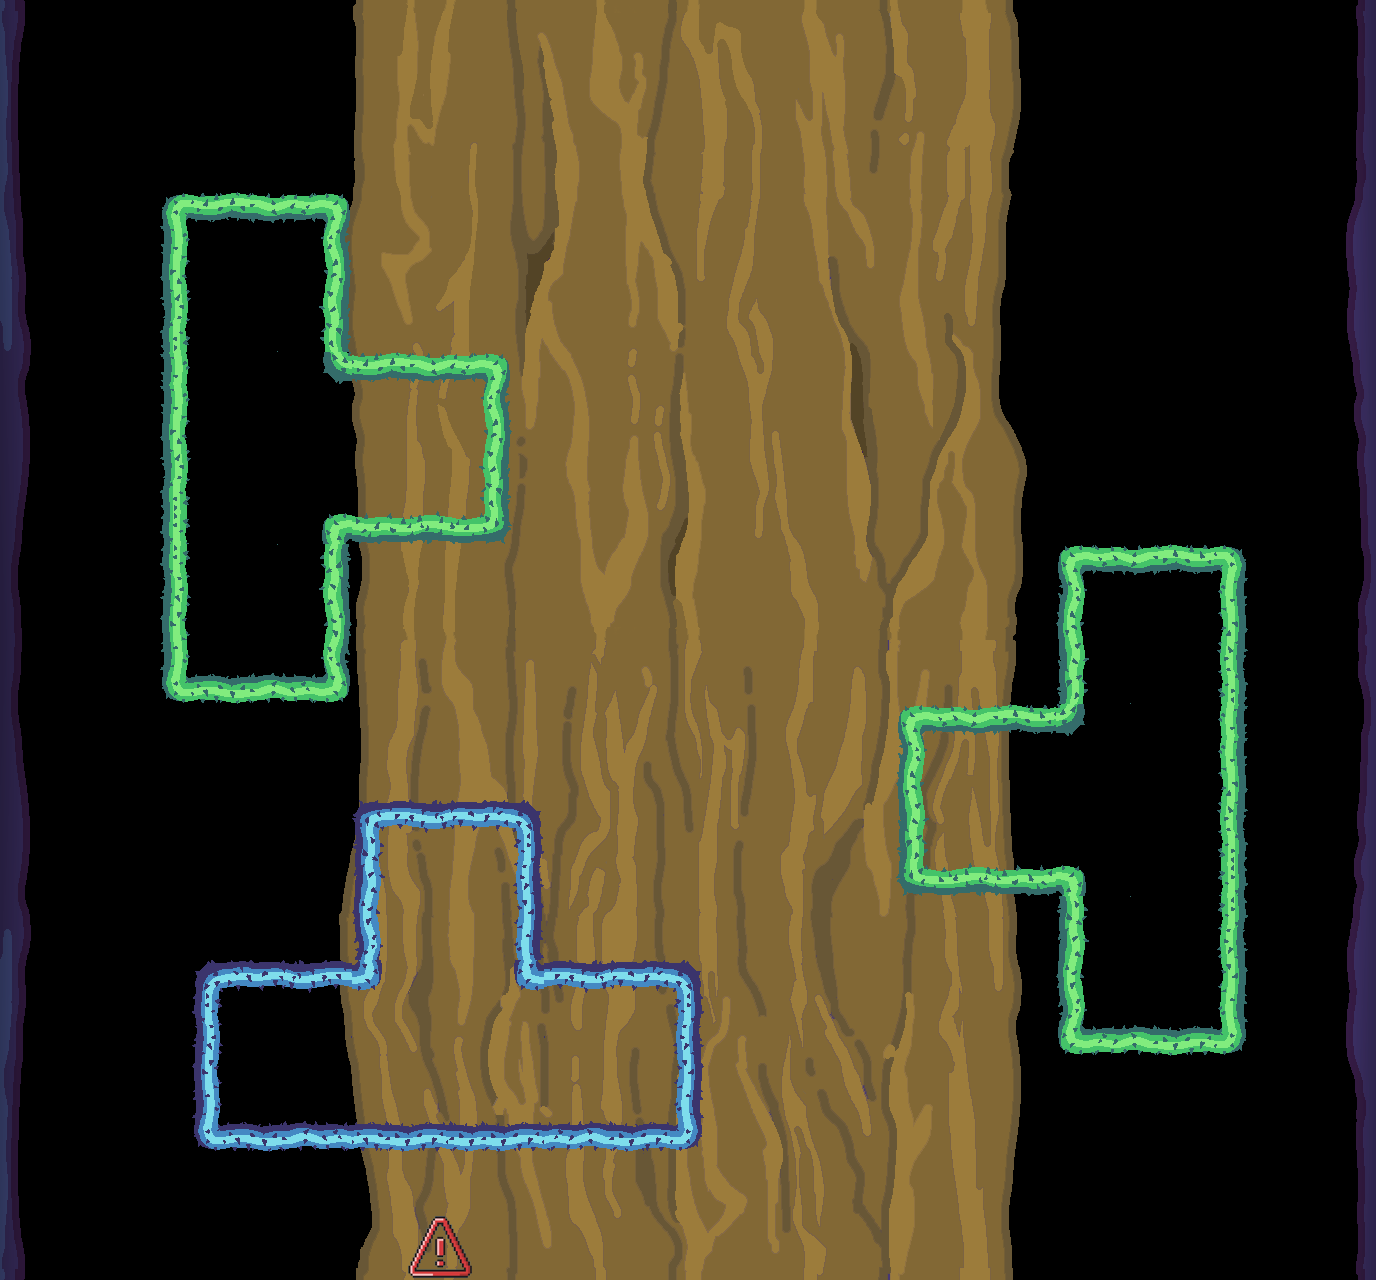

A level layout from a 2D game, rendered from its tile map. Below: a short description, then the map file with tile-grid data replaced by summaries:
An orthogonal 43x40 tile map with 32x32 px tiles, 2 tile layers (Tile Layer 2, Tile Layer 3), 7 tilesets, 3 image layers and 11 objects (6x EnemyTurn, 3x Spikes, Shield, FuelCan).

<map version="1.10" tiledversion="1.10.2" orientation="orthogonal" renderorder="right-down" width="43" height="40" tilewidth="32" tileheight="32" infinite="0" nextlayerid="20" nextobjectid="26">
 <tileset firstgid="1" name="Tiles2" tilewidth="32" tileheight="32" tilecount="36" columns="6">
  <image source="Tiles2.png" width="192" height="192" />
 </tileset>
 <tileset firstgid="37" name="Tiles1" tilewidth="32" tileheight="32" tilecount="36" columns="6">
  <image source="Tiles1.png" width="192" height="192" />
 </tileset>
 <tileset firstgid="73" name="side_left" tilewidth="32" tileheight="32" tilecount="20" columns="1">
  <image source="side_left.png" width="32" height="640" />
 </tileset>
 <tileset firstgid="93" name="side_right" tilewidth="32" tileheight="32" tilecount="20" columns="1">
  <image source="side_right.png" width="32" height="640" />
 </tileset>
 <tileset firstgid="113" name="Spikeball" tilewidth="32" tileheight="32" tilecount="1" columns="1">
  <image source="Spikeball.png" width="32" height="32" />
 </tileset>
 <tileset firstgid="114" name="Shield" tilewidth="96" tileheight="96" tilecount="1" columns="1">
  <image source="Shield.png" width="96" height="96" />
 </tileset>
 <tileset firstgid="115" name="jerrycan" tilewidth="96" tileheight="96" tilecount="1" columns="1">
  <image source="jerrycan.png" width="96" height="96" />
 </tileset>
 <imagelayer id="4" name="Image Layer 2">
  <image source="Background_tile_warm_1.png" width="1366" height="640" />
 </imagelayer>
 <imagelayer id="3" name="Image Layer 1" offsetx="0" offsety="640">
  <image source="Background_tile_warm_3.png" width="1366" height="640" />
 </imagelayer>
 <imagelayer id="19" name="Image Layer 3" offsetx="408" offsety="1216">
  <image source="warning.png" width="64" height="64" />
 </imagelayer>
 <layer id="2" name="Tile Layer 2" width="43" height="40">
  <data>[1720 cells, 374 non-empty, 112 distinct tile ids]</data>
 </layer>
 <objectgroup id="18" name="Object Layer 1">
  <object id="15" type="Shield" gid="114" x="42" y="348.667" width="96" height="96" />
  <object id="16" type="Spikes" gid="113" x="120.834" y="854.666" width="64" height="64" />
  <object id="17" type="EnemyTurn" gid="41" x="350.666" y="930.667" width="32" height="222.667" />
  <object id="18" type="EnemyTurn" gid="41" x="-2.6665" y="939.332" width="32" height="222.667" />
  <object id="19" type="Spikes" gid="113" x="647.5" y="665.333" width="64" height="64" />
  <object id="20" type="EnemyTurn" gid="41" x="1062.67" y="760" width="32" height="222.667" />
  <object id="21" type="EnemyTurn" gid="41" x="353.333" y="753.999" width="32" height="222.667" />
  <object id="22" type="Spikes" gid="113" x="615.5" y="288" width="64" height="64" />
  <object id="23" type="EnemyTurn" gid="41" x="1212" y="373.333" width="32" height="222.667" />
  <object id="24" type="EnemyTurn" gid="41" x="321.334" y="376.666" width="32" height="222.667" />
  <object id="25" type="FuelCan" gid="115" x="802" y="482" width="96" height="96" />
 </objectgroup>
 <layer id="11" name="Tile Layer 3" width="43" height="40">
  <data>[1720 cells, 0 non-empty, 0 distinct tile ids]</data>
 </layer>
</map>
